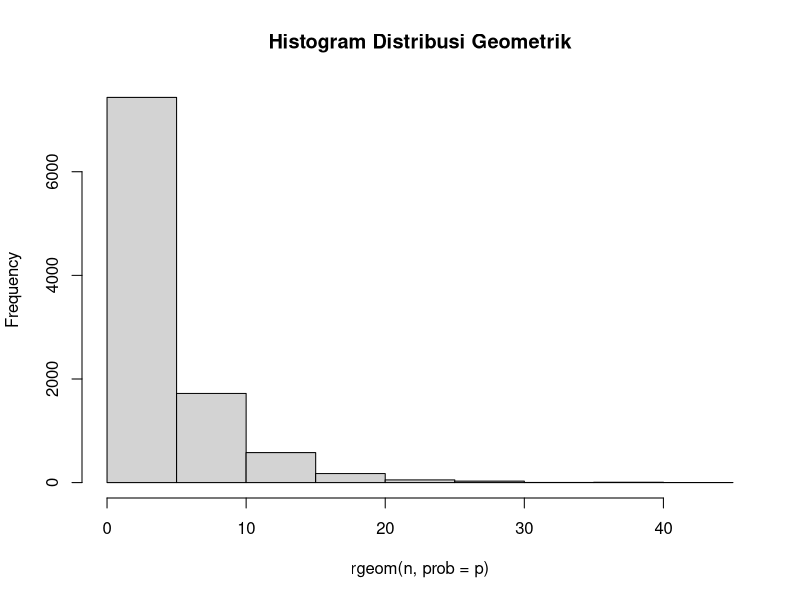

Reproduce this figure in R.
# Poin A
p = 0.20
n = 3

dgeom(x = n, prob = p)

# Poin B
mean(rgeom(n = 10000, prob = p) == 3)

# Poin C


# Poin D
n = 10000
hist(rgeom(n, prob = p),
main = 'Histogram Distribusi Geometrik')

# Poin E
mean = n*p
mean
variance = n*p*(1-p)
variance